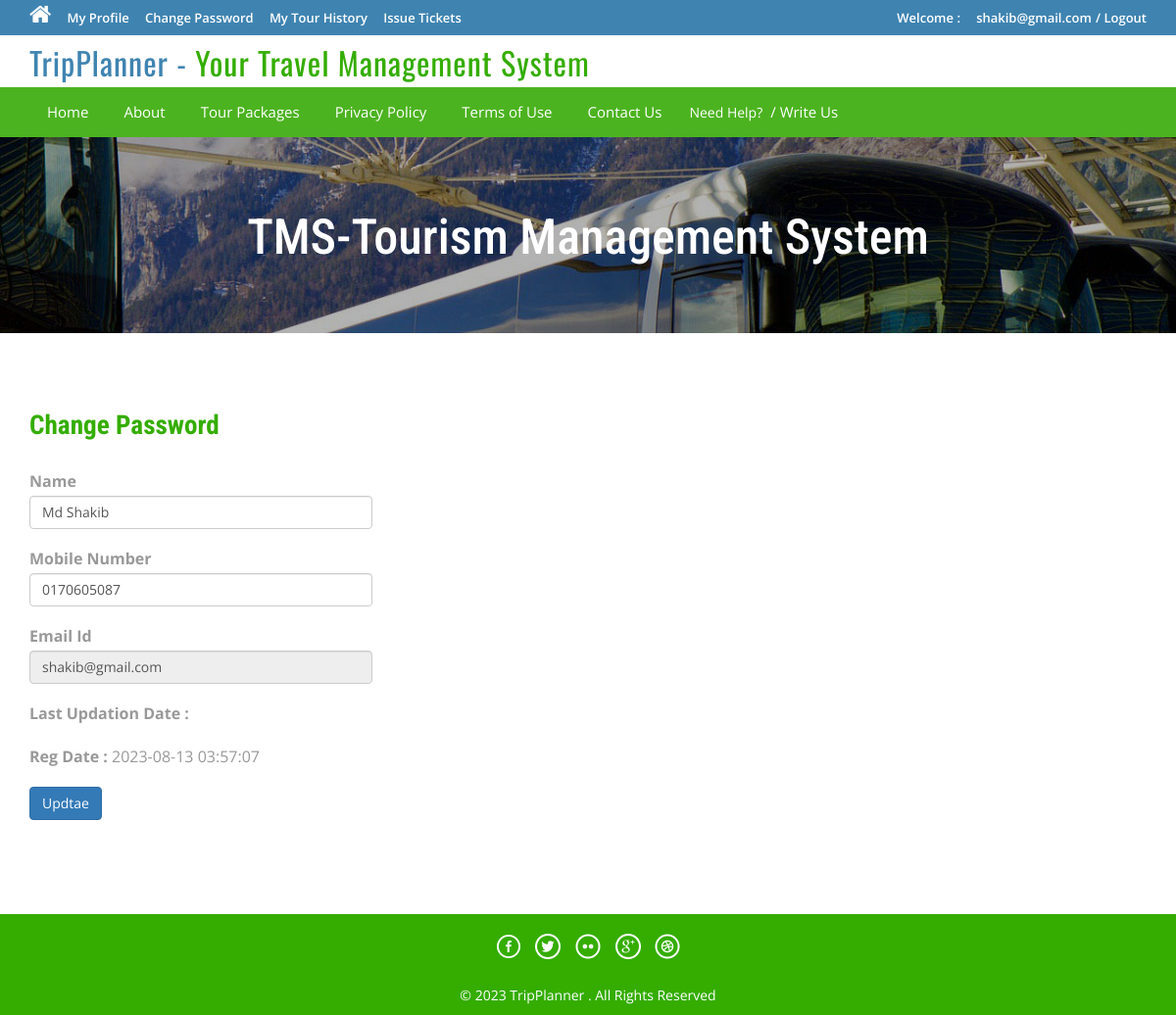
Screenshot of /profile.php (signed in) with the database file from the repository.
### tables this page shows
CREATE TABLE `tblusers` (
  `id` int(11) NOT NULL,
  `FullName` varchar(100) DEFAULT NULL,
  `MobileNumber` char(10) DEFAULT NULL,
  `EmailId` varchar(70) DEFAULT NULL,
  `Password` varchar(100) DEFAULT NULL,
  `RegDate` timestamp NULL DEFAULT current_timestamp(),
  `UpdationDate` timestamp NULL DEFAULT NULL ON UPDATE current_timestamp()
);

### profile.php (the view, shortened to what this page needs)
<?php
include('includes/config.php');
if(strlen($_SESSION['login'])==0)
	{
header('location:index.php');
}
else{
?>
<!DOCTYPE HTML>
<html>
<head>
<link href="css/bootstrap.css" rel='stylesheet' type='text/css' />
<link href="css/style.css" rel='stylesheet' type='text/css' />
<link href="css/font-awesome.css" rel="stylesheet">
<link href="css/animate.css" rel="stylesheet" type="text/css" media="all">
</head>
<body>
<div class="top-header">
<?php include('includes/header.php');?>
<div class="banner-1 ">
	<div class="container">
		<h1 class="wow zoomIn animated animated" data-wow-delay=".5s" style="visibility: visible; animation-delay: 0.5s; animation-name: zoomIn;">TMS-Tourism Management System</h1>
	</div>
</div>
<div class="privacy">
	<div class="container">
		<h3 class="wow fadeInDown animated animated" data-wow-delay=".5s" style="visibility: visible; animation-delay: 0.5s; animation-name: fadeInDown;">Change Password</h3>
		<form name="chngpwd" method="post">
<?php
$useremail=$_SESSION['login'];
$sql = "SELECT * from tblusers where EmailId=:useremail";
$query = $dbh -> prepare($sql);
$query -> bindParam(':useremail',$useremail, PDO::PARAM_STR);
$query->execute();
$results=$query->fetchAll(PDO::FETCH_OBJ);
if($query->rowCount() > 0)
{
foreach($results as $result)
{	?>
	<p style="width: 350px;">
			<b>Name</b>  <input type="text" name="name" value="<?php echo htmlentities($result->FullName);?>" class="form-control" id="name" required="">
	</p>
<p style="width: 350px;">
<b>Mobile Number</b>
<input type="text" class="form-control" name="mobileno" maxlength="10" value="<?php echo htmlentities($result->MobileNumber);?>" id="mobileno"  required="">
</p>
<p style="width: 350px;">
<b>Email Id</b>
	<input type="email" class="form-control" name="email" value="<?php echo htmlentities($result->EmailId);?>" id="email" readonly>
			</p>
<p style="width: 350px;">
<b>Last Updation Date : </b>
</p>
<p style="width: 350px;">
<b>Reg Date :</b>
<?php echo htmlentities($result->RegDate);?>
			</p>
<?php }} ?>
			<p style="width: 350px;">
<button type="submit" name="submit6" class="btn-primary btn">Updtae</button>
			</p>
			</form>
	</div>
</div>
<?php include('includes/footer.php');?>
</body>
</html>
<?php } ?>

### css/style.css (style rules this page uses)
html, body { font-size: 100%; background: #fff; font-family: 'Open Sans', sans-serif; }
h1,h2,h3,h4,h5,h6 { margin:0; font-family: 'Roboto Condensed', sans-serif; }
p { margin:0; }
.top-header { background-color: #3F84B1; border-bottom: 0 none; height: 36px; line-height: 35px; }
.banner-1 { background: url(../images/3.jpg)no-repeat; background-size: cover; -webkit-background-size: cover; -o-background-size: cover; -ms-background-size: cover; -moz-background-size: cover; min-height:200px; }
.banner-1 h1 { font-size: 50px; margin-bottom: 40px; padding: 1.5em 0 0; text-align: center; color: #ffffff; }
.privacy h3 { color: #34AD00; font-size: 1.7em; font-weight: 700; margin-bottom: 1em; }
.privacy { padding: 5em 0; }
.privacy p { font-size: 1em; line-height: 1.8em; color: #999; margin: 1em 0; }

### rows the page displays
tblusers: name "Md Shakib", mobileno "0170605087", email "shakib@gmail.com", RegDate "2023-08-13 03:57:07"

### other values shown
$_SESSION['login'] "shakib@gmail.com"
